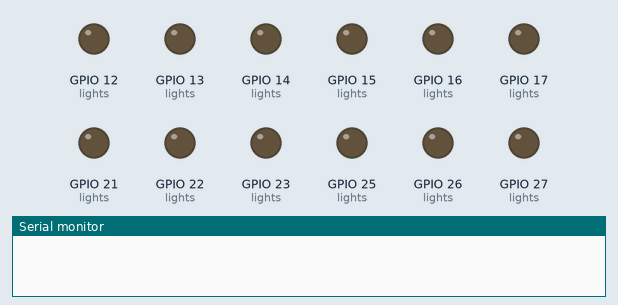
The sketch below on a simulated ESP32. Shown: output pins drawn as LEDs (lit = HIGH), the last lines printed to the serial monitor.

Above: at 0.0 s.
At 0.6 s:
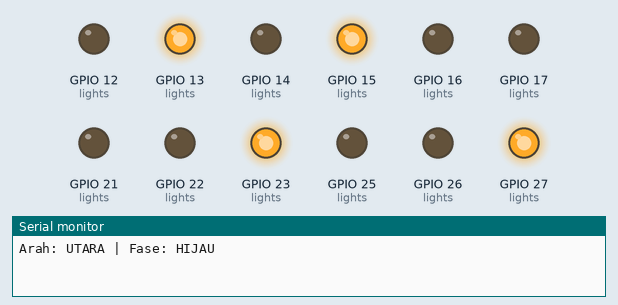
At 10.6 s:
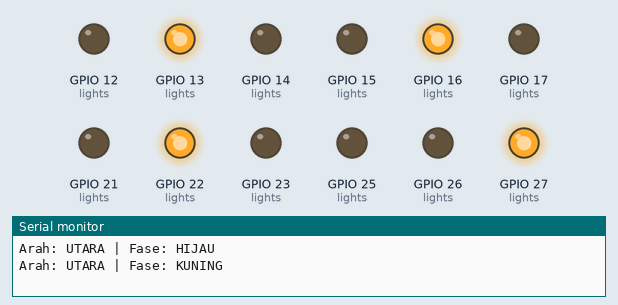
At 15.6 s:
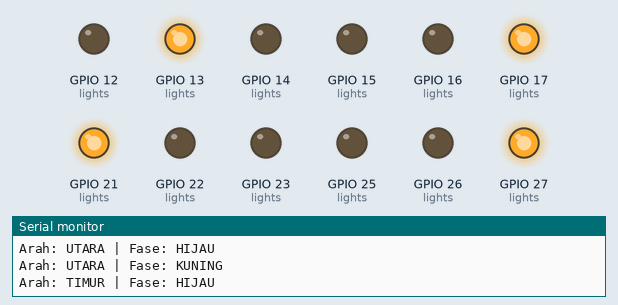
At 25.6 s:
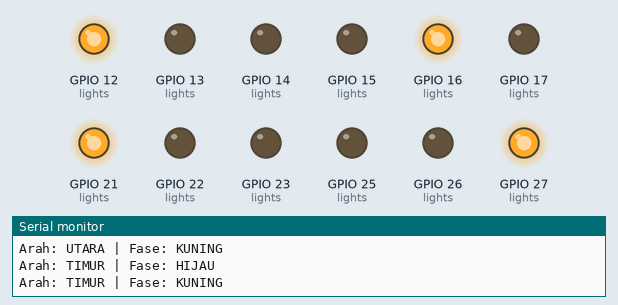
At 30.6 s:
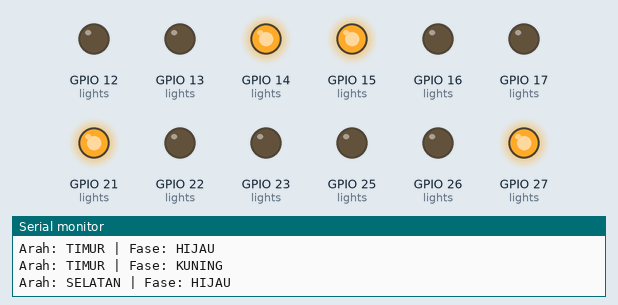
Timing chart, 0 to 32.1 s (numbered marks = the images above):
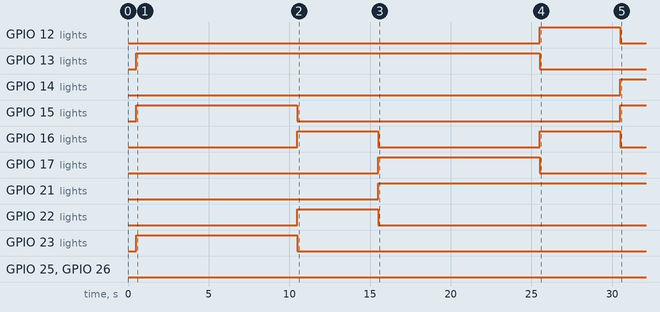

Measured:
- by itself, GPIO 12 (lights): LOW → HIGH at 25.5 s, → LOW 5.0 s later
- by itself, GPIO 13 (lights): HIGH → LOW at 25.5 s
- by itself, GPIO 14 (lights): LOW → HIGH at 30.5 s
- by itself, GPIO 15 (lights): HIGH → LOW at 10.5 s, → HIGH 20.0 s later
- by itself, GPIO 16 (lights): alternates HIGH for 5.0 s and LOW for 10.0 s
- by itself, GPIO 17 (lights): LOW → HIGH at 15.5 s, → LOW 10.0 s later
- by itself, GPIO 21 (lights): LOW → HIGH at 15.5 s
- by itself, GPIO 22 (lights): LOW → HIGH at 10.5 s, → LOW 5.0 s later

The sketch:

sistem_traffic_light_pada_perempatan.ino
```cpp
/*
================================================
       TRAFFIC LIGHT 4 ARAH INDONESIA - ESP32
================================================

URUTAN: UTARA -> TIMUR -> SELATAN -> BARAT -> ULANG

DURASI:
- Hijau  : 10 detik
- Kuning :  5 detik

POLA SETIAP ARAH: Hijau -> Kuning -> Merah -> Kuning -> Hijau

TRANSISI:
- Arah aktif: Hijau -> Kuning
- Arah berikutnya: Merah -> Kuning
- Setelah 5 detik:
  arah aktif -> Merah
  arah berikutnya -> Hijau

CATATAN:
- Setiap arah hanya menyalakan satu warna.
- Tidak ada jeda semua lampu mati.
- Timer menggunakan millis().
*/


// ================================================
// 1. KONFIGURASI PIN
// ================================================

// UTARA
const int NORTH_RED    = 21;
const int NORTH_YELLOW = 22;
const int NORTH_GREEN  = 23;

// TIMUR
const int EAST_RED     = 15;
const int EAST_YELLOW  = 16;
const int EAST_GREEN   = 17;

// SELATAN
const int SOUTH_RED    = 13;
const int SOUTH_YELLOW = 12;
const int SOUTH_GREEN  = 14;

// BARAT
const int WEST_RED     = 27;
const int WEST_YELLOW  = 26;
const int WEST_GREEN   = 25;


// ================================================
// 2. KONFIGURASI WAKTU
// ================================================

const unsigned long GREEN_TIME  = 10000UL;
const unsigned long YELLOW_TIME = 5000UL;


// ================================================
// 3. STRUKTUR TRAFFIC LIGHT
// ================================================

struct TrafficLight {
  // Nama Arah
  const char* name;

  // Pin Warna
  int red;
  int yellow;
  int green;
};


// Urutan arah searah jarum jam
TrafficLight lights[] = {
  { "UTARA",   NORTH_RED, NORTH_YELLOW, NORTH_GREEN },
  { "TIMUR",   EAST_RED,  EAST_YELLOW,  EAST_GREEN  },
  { "SELATAN", SOUTH_RED, SOUTH_YELLOW, SOUTH_GREEN },
  { "BARAT",   WEST_RED,  WEST_YELLOW,  WEST_GREEN  }
};


const int TOTAL_DIRECTIONS = 4;


// ================================================
// 4. VARIABEL TIMER DAN STATUS
// ================================================

// Arah yang sedang mendapatkan giliran
int currentDirection = 0;

// Arah berikutnya
int nextDirection = 1;

// Waktu awal fase
unsigned long phaseStartTime = 0;

// Status fase
enum Phase {
  GREEN_PHASE,
  YELLOW_PHASE
};

// Fase aktif
Phase currentPhase = GREEN_PHASE;


// ================================================
// 5. FUNGSI LOG SEDERHANA
// ================================================

void printPhaseStatus() {
  Serial.print("Arah: ");
  Serial.print(lights[currentDirection].name);
  Serial.print(" | Fase: ");

  if (currentPhase == GREEN_PHASE) {
    Serial.println("HIJAU");
  } else {
    Serial.println("KUNING");
  }
}


// ================================================
// 6. FUNGSI MENGATUR SEMUA ARAH MERAH
// ================================================

void setAllRed() {
  for (int i = 0; i < TOTAL_DIRECTIONS; i++) {
    digitalWrite(lights[i].red, HIGH);
    digitalWrite(lights[i].yellow, LOW);
    digitalWrite(lights[i].green, LOW);
  }
}


// ================================================
// 7. FUNGSI INISIALISASI PIN
// ================================================

void initializePins() {
  for (int i = 0; i < TOTAL_DIRECTIONS; i++) {
    pinMode(lights[i].red, OUTPUT);
    pinMode(lights[i].yellow, OUTPUT);
    pinMode(lights[i].green, OUTPUT);
  }
}


// ================================================
// 8. MEMULAI ARAH PERTAMA
// ================================================

void startFirstDirection() {
  // Semua arah merah
  setAllRed();

  // Utara mendapatkan giliran pertama
  digitalWrite(lights[0].red, LOW);
  digitalWrite(lights[0].green, HIGH);

  currentDirection = 0;
  nextDirection = 1;

  currentPhase = GREEN_PHASE;

  phaseStartTime = millis();

  printPhaseStatus();
}


// ================================================
// 9. FASE HIJAU -> KUNING
// ================================================

void startYellowPhase() {
  // Arah aktif: HIJAU -> KUNING

  digitalWrite(lights[currentDirection].green, LOW);
  digitalWrite(lights[currentDirection].yellow, HIGH);

  // Arah berikutnya: MERAH -> KUNING

  digitalWrite(lights[nextDirection].red, LOW);
  digitalWrite(lights[nextDirection].yellow, HIGH);

  // Perbarui arah aktif
  currentPhase = YELLOW_PHASE;

  phaseStartTime = millis();

  printPhaseStatus();
}


// ================================================
// 10. FASE KUNING -> MERAH DAN HIJAU
// ================================================

void finishYellowPhase() {
  // Arah sebelumnya: KUNING -> MERAH

  digitalWrite(lights[currentDirection].yellow, LOW);
  digitalWrite(lights[currentDirection].red, HIGH);

  // Arah berikutnya: KUNING -> HIJAU

  digitalWrite(lights[nextDirection].yellow, LOW);
  digitalWrite(lights[nextDirection].green, HIGH);

  // Perbarui arah aktif
  currentDirection = nextDirection;

  // Tentukan arah berikutnya
  nextDirection = (currentDirection + 1) % TOTAL_DIRECTIONS;

  // Perbarui fase aktif
  currentPhase = GREEN_PHASE;

  phaseStartTime = millis();

  printPhaseStatus();
}


// ================================================
// 11. SETUP
// ================================================

void setup() {
  Serial.begin(115200);

  delay(500);

  initializePins();

  startFirstDirection();
}


// ================================================
// 12. LOOP UTAMA
// ================================================

void loop() {
  // Menghitung waktu yang telah berjalan
  unsigned long currentTime = millis();

  unsigned long elapsedTime = currentTime - phaseStartTime;

  // ----------------------------------------------
  // FASE HIJAU
  // ----------------------------------------------

  if (currentPhase == GREEN_PHASE) {
    if (elapsedTime >= GREEN_TIME) {
      startYellowPhase();
    }
  }

  // ----------------------------------------------
  // FASE KUNING
  // ----------------------------------------------

  else if (currentPhase == YELLOW_PHASE) {
    if (elapsedTime >= YELLOW_TIME) {
      finishYellowPhase();
    }
  }
}
```
